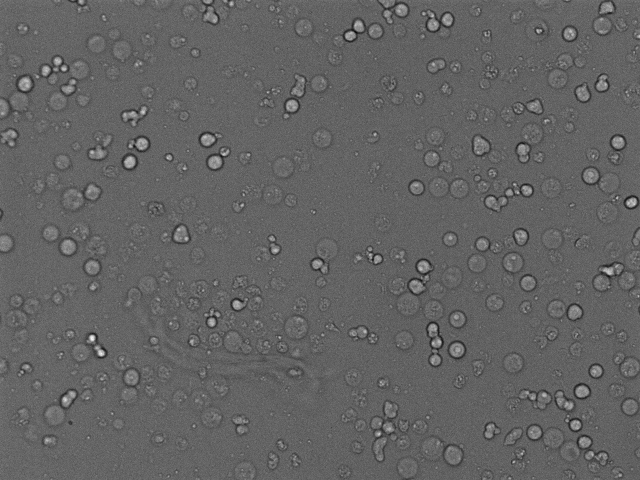
#> input picture segTests/images/Scene1Interval158_TRANS.png, 1280 x 960 px, found by its file name (shown at 1/2 size)
$ python test.py
#> lines starting #> are read from the running program, lines starting #| are printed output that depends on the picture; after the words box and inside, x2 and y2 are one past the last pixel; in counts of white or black regions, pixels touching at a corner belong together
import numpy as np
import cv2
from matplotlib import pyplot as plt

# img = cv2.imread("images\\Scene1Interval072_TxRed.png")
# img2 = cv2.imread("images\\Scene1Interval072_TxRed.png")

img = cv2.imread("C:\\Users\\Ido\\Documents\\GitHub\\kine-cell-analyzer\\segTests\\images\\Scene1Interval158_TRANS.png")
#> img is the input picture: shape (960, 1280, 3); min 0, max 255, mean 99
img2 = cv2.imread("C:\\Users\\Ido\\Documents\\GitHub\\kine-cell-analyzer\\segTests\\images\\Scene1Interval158_TRANS.png")
img_red = cv2.imread("C:\\Users\\Ido\\Documents\\GitHub\\kine-cell-analyzer\\segTests\\images\\Scene1Interval158_TxRed.png")
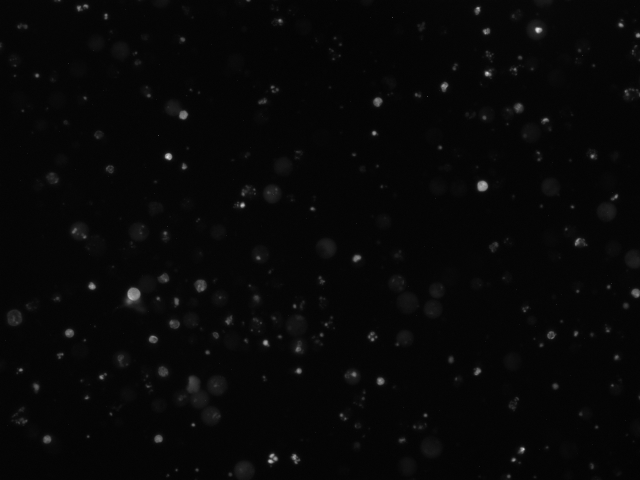
#> input picture segTests/images/Scene1Interval158_TxRed.png, 1280 x 960 px, found by its file name (shown at 1/2 size)
#> img_red is the input picture: shape (960, 1280, 3); min 0, max 255, mean 7.4
img_red2 = cv2.imread("C:\\Users\\Ido\\Documents\\GitHub\\kine-cell-analyzer\\segTests\\images\\Scene1Interval158_TxRed.png")
img_green = cv2.imread("C:\\Users\\Ido\\Documents\\GitHub\\kine-cell-analyzer\\segTests\\images\\Scene1Interval158_GFP.png")
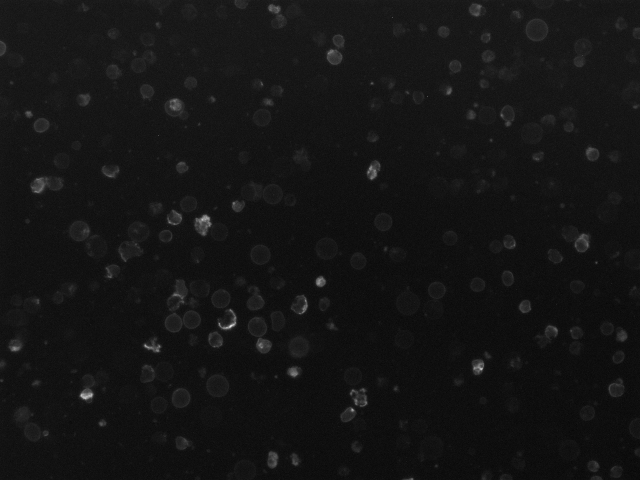
#> input picture segTests/images/Scene1Interval158_GFP.png, 1280 x 960 px, found by its file name (shown at 1/2 size)
#> img_green is the input picture: shape (960, 1280, 3); min 0, max 255, mean 20.6
img_green2 = cv2.imread("C:\\Users\\Ido\\Documents\\GitHub\\kine-cell-analyzer\\segTests\\images\\Scene1Interval158_GFP.png")


# [17 lines of commented-out code are left out]

b,g,r = cv2.split(img)
rgb_img = cv2.merge([r,g,b])

gray = cv2.cvtColor(img,cv2.COLOR_BGR2GRAY)

#gray = cv2.GaussianBlur(gray,(1,1),1)

clahe = cv2.createCLAHE(clipLimit=1.0, tileGridSize=(3,3))
gray = clahe.apply(gray)

#THRESH_BINARY_INV - turns black to white to "select" cell interior, OTSU - mehtod
ret, thresh = cv2.threshold(gray,0,255,cv2.THRESH_BINARY_INV + cv2.THRESH_OTSU)
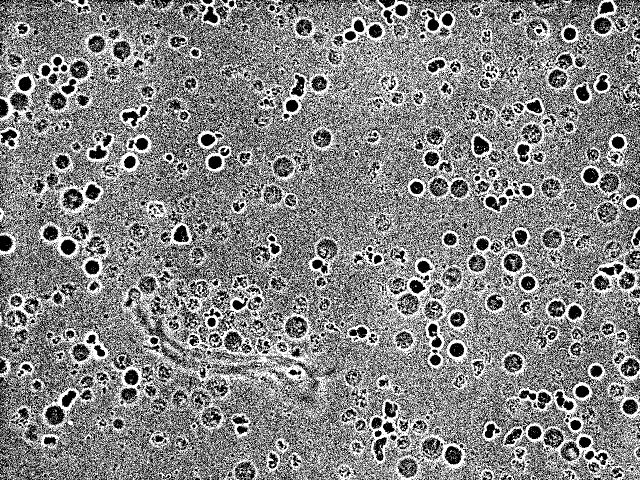
#> thresh: shape (960, 1280) (shown at 1/2 size); 52% white; black in thin lines or dots
#> ret = 107


#green test

b,g,r = cv2.split(img_green)
rgb_img_green = cv2.merge([r,g,b])

gray_green = cv2.cvtColor(img_green,cv2.COLOR_BGR2GRAY)

#ret, thresh3 = cv2.threshold(gray_green,0,255,cv2.THRESH_BINARY + cv2.THRESH_OTSU)

#adaptive - works better with floresence (bright)
thresh3 = cv2.adaptiveThreshold(gray_green, 255, cv2.ADAPTIVE_THRESH_GAUSSIAN_C, cv2.THRESH_BINARY_INV, 101, 2)
#> thresh3: shape (960, 1280); 42.7% white in thin lines or dots


# red test
b,g,r = cv2.split(img_red)
rgb_img_red = cv2.merge([r,g,b])

gray_red = cv2.cvtColor(img_red,cv2.COLOR_BGR2GRAY)

#gray = cv2.GaussianBlur(gray,(1,1),1)

clahe = cv2.createCLAHE(clipLimit=1.0, tileGridSize=(3,3))
gray_red = clahe.apply(gray_red)

ret, thresh4 = cv2.threshold(gray_red,0,255,cv2.THRESH_BINARY_INV + cv2.THRESH_OTSU)
#> thresh4: shape (960, 1280); 96.7% white; 653 black regions (435 under 20 px), largest, box (x1, y1, x2, y2) and area: (372, 750, 415, 814) 1500, (245, 572, 289, 625) 1477, (1054, 40, 1091, 78) 959
#> ret = 37
# [9 lines of commented-out code are left out]
kernel = np.ones((2,2),np.uint8) #small kernel for closing gaps in cells
kernelClosing = np.ones((4,4),np.uint8) #kernel for clearing noise, small "noise" cell are removed(phase, red)
kernelClosing_green = np.ones((3,3),np.uint8) #kernel for clearing noise, small "noise" cell are removed(green)

opening = cv2.morphologyEx(thresh,cv2.MORPH_OPEN,kernel, iterations = 3) #dialate + erode
#> opening: shape (960, 1280); 7.9% white; 1300 white regions (381 under 20 px), largest, box (x1, y1, x2, y2) and area: (682, 37, 773, 89) 1531, (853, 641, 892, 740) 1393, (77, 111, 144, 162) 1111
closing = cv2.morphologyEx(thresh,cv2.MORPH_CLOSE,kernelClosing, iterations = 3) #dialate + erode
#> closing: shape (960, 1280); 98.3% white; 82 black regions, largest, box (x1, y1, x2, y2) and area: (0, 475, 26, 504) 619, (42, 157, 65, 184) 537, (126, 483, 153, 507) 522

opening_green = cv2.morphologyEx(thresh3,cv2.MORPH_OPEN,kernel, iterations = 3)
#> opening_green: shape (960, 1280); 4.2% white; 427 white regions (145 under 20 px), largest, box (x1, y1, x2, y2) and area: (400, 601, 565, 725) 6558, (314, 408, 450, 491) 4513, (607, 536, 672, 641) 2900
closing_green = cv2.morphologyEx(thresh3,cv2.MORPH_CLOSE,kernelClosing, iterations = 3)
#> closing_green: shape (960, 1280); 96.1% white; 139 black regions, largest, box (x1, y1, x2, y2) and area: (393, 433, 425, 474) 1010, (582, 676, 622, 718) 925, (64, 357, 100, 390) 903

opening_red = cv2.morphologyEx(thresh4,cv2.MORPH_OPEN,kernel, iterations = 3)
#> opening_red: shape (960, 1280); 96.5% white; 436 black regions (224 under 20 px), largest, box (x1, y1, x2, y2) and area: (375, 753, 418, 817) 1571, (248, 575, 294, 628) 1503, (1057, 43, 1094, 81) 1009
closing_red = cv2.morphologyEx(thresh4,cv2.MORPH_CLOSE,kernelClosing, iterations = 3)
#> closing_red: shape (960, 1280); 98.3% white; 63 black regions, largest, box (x1, y1, x2, y2) and area: (377, 755, 414, 814) 1366, (250, 576, 286, 622) 1359, (1061, 46, 1092, 78) 852

# sure background area red
#sure_bg = cv2.dilate(closing,kernel,iterations=2)

# sure background area PHASE
sure_bg = cv2.dilate(closing,kernel,iterations=1)
#> sure_bg: shape (960, 1280); 98.5% white; 82 black regions, largest, box (x1, y1, x2, y2) and area: (0, 476, 26, 504) 587, (43, 158, 65, 184) 488, (422, 317, 445, 340) 472

sure_bg_green = cv2.dilate(closing_green,kernel,iterations=1)
#> sure_bg_green: shape (960, 1280); 96.5% white; 139 black regions, largest, box (x1, y1, x2, y2) and area: (394, 434, 425, 474) 938, (65, 358, 100, 390) 835, (583, 677, 622, 718) 816

sure_bg_red = cv2.dilate(closing_red,kernel,iterations=1)
#> sure_bg_red: shape (960, 1280); 98.4% white; 63 black regions, largest, box (x1, y1, x2, y2) and area: (251, 577, 286, 622) 1278, (378, 756, 414, 814) 1267, (1062, 47, 1092, 78) 790


# sure background area
#sure_bg = cv2.erode(closing,kernel,iterations=1)

# Finding sure foreground area
dist_transform = cv2.distanceTransform(sure_bg,cv2.DIST_L2,3)
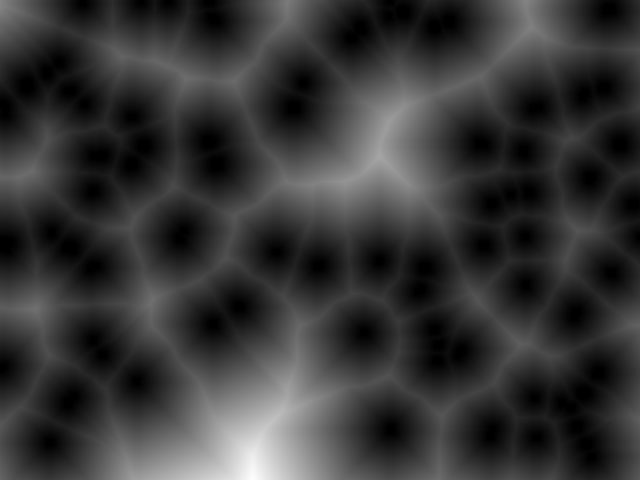
#> dist_transform: shape (960, 1280) float32 (shown at 1/2 size); min 0, max 296.8, mean 63.9; drawn with min black and max white

dist_transform_green = cv2.distanceTransform(sure_bg_green,cv2.DIST_L2,3)

dist_transform_red = cv2.distanceTransform(sure_bg_red,cv2.DIST_L2,3)
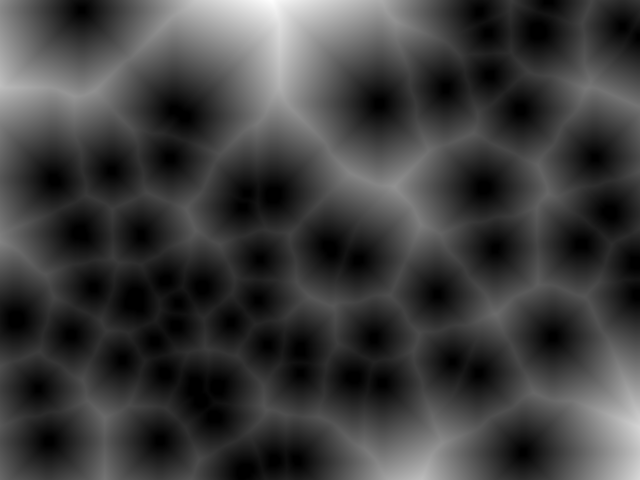
#> dist_transform_red: shape (960, 1280) float32 (shown at 1/2 size); min 0, max 282.1, mean 68.2; drawn with min black and max white


# Threshold RED
# ret, sure_fg = cv2.threshold(dist_transform,0.02*dist_transform.max(),255,0)

# Threshold GREEN
#ret, sure_fg = cv2.threshold(dist_transform,0.02*dist_transform.max(),255,0)


#dist_transform = cv2.GaussianBlur(dist_transform,(1,1),5)


# Threshold PHASE
ret, sure_fg = cv2.threshold(dist_transform,0.005*dist_transform.max(),255,0)
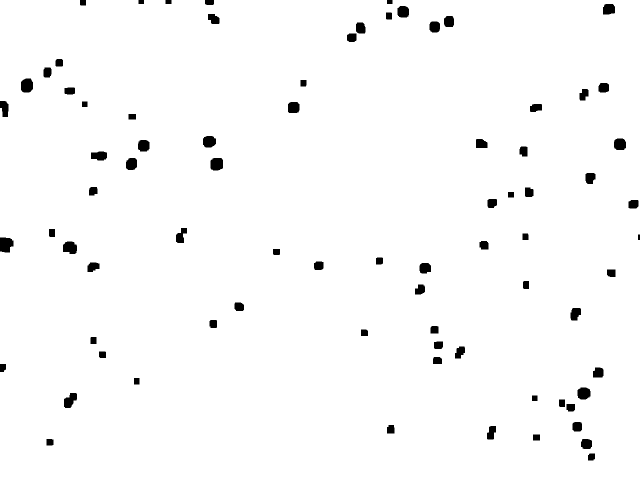
#> sure_fg: shape (960, 1280) float32 (shown at 1/2 size); 98.1% white; 79 black regions, largest, box (x1, y1, x2, y2) and area: (0, 475, 27, 505) 679, (42, 157, 66, 185) 588, (126, 483, 154, 508) 575
#> ret = 1.48


ret, sure_fg_green = cv2.threshold(dist_transform_green,0.005*dist_transform.max(),255,0)
#> sure_fg_green: shape (960, 1280) float32; 95.6% white; 137 black regions, largest, box (x1, y1, x2, y2) and area: (393, 433, 426, 475) 1084, (582, 676, 623, 719) 1036, (64, 357, 101, 391) 973

ret, sure_fg_red = cv2.threshold(dist_transform_red,0.005*dist_transform.max(),255,0)
#> sure_fg_red: shape (960, 1280) float32; 98.1% white; 63 black regions, largest, box (x1, y1, x2, y2) and area: (377, 755, 415, 815) 1467, (250, 576, 287, 623) 1442, (1061, 46, 1093, 79) 916


#sure_fg = cv2.medianBlur(sure_fg,5)

# Finding unknown region
sure_fg = np.uint8(sure_fg)
unknown = cv2.subtract(sure_bg,sure_fg)
#> unknown: shape (960, 1280); 0.43% white in thin lines or dots

# Marker labelling
ret, markers = cv2.connectedComponents(sure_fg)
#> ret = 2

# Add one to all labels so that sure background is not 0, but 1
markers = markers+1

# Now, mark the region of unknown with zero
markers[unknown==255] = 0

markers = cv2.watershed(img,markers)
#> markers: shape (960, 1280) int32; 3 distinct labels, from -1 to 2

img[markers == 1] = [255,255,255]
#> img: shape (960, 1280, 3); 1.53% of pixels changed, all inside (x1, y1, x2, y2) = (1, 1, 1279, 920)
img[markers != 1] = [0,0,0]
#> img: shape (960, 1280, 3); 1.5% white; 79 white regions (1 under 20 px), largest, box (x1, y1, x2, y2) and area: (1, 476, 26, 504) 575, (43, 158, 65, 184) 498, (422, 317, 445, 340) 483

img[markers == -1] = [0,0,0]


# Finding unknown region green
sure_fg_green = np.uint8(sure_fg_green)
unknown_green = cv2.subtract(sure_bg_green,sure_fg_green)
#> unknown_green: shape (960, 1280); 0.88% white in thin lines or dots

# Marker labelling
ret, markers_green = cv2.connectedComponents(sure_fg_green)

# Add one to all labels so that sure background is not 0, but 1
markers_green = markers_green+1

# Now, mark the region of unknown with zero
markers_green[unknown_green==255] = 0

markers_green = cv2.watershed(img_green,markers_green)
#> markers_green: shape (960, 1280) int32; 3 distinct labels, from -1 to 2

img_green[markers_green == 1] = [255,255,255]
#> img_green: shape (960, 1280, 3); 3.55% of pixels changed, all inside (x1, y1, x2, y2) = (1, 1, 1279, 959)
img_green[markers_green != 1] = [0,0,0]
#> img_green: shape (960, 1280, 3); 3.6% white; 137 white regions (1 under 20 px), largest, box (x1, y1, x2, y2) and area: (394, 434, 425, 474) 949, (65, 358, 100, 390) 846, (583, 677, 622, 718) 837

img_green[markers_green == -1] = [0,0,0]


# Finding unknown region red
sure_fg_red = np.uint8(sure_fg_red)
unknown_red = cv2.subtract(sure_bg_red,sure_fg_red)
#> unknown_red: shape (960, 1280); 0.38% white in thin lines or dots

# Marker labelling
ret, markers_red = cv2.connectedComponents(sure_fg_red)

# Add one to all labels so that sure background is not 0, but 1
markers_red = markers_red+1

# Now, mark the region of unknown with zero
markers_red[unknown_green==255] = 0

markers_red = cv2.watershed(img_red,markers_red)
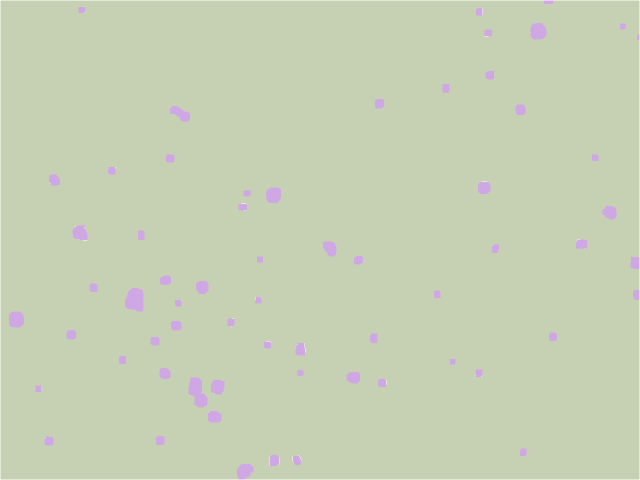
#> markers_red: shape (960, 1280) int32 (shown at 1/2 size); 3 distinct labels, from -1 to 2; one colour per label, 0 black, -1 white

img_red[markers_red == 1] = [255,255,255]
img_red[markers_red != 1] = [0,0,0]

img_red[markers_red == -1] = [0,0,0]


#img = cv2.morphologyEx(img,cv2.MORPH_OPEN,kernel, iterations = 2)
#img = cv2.morphologyEx(img,cv2.MORPH_CLOSE,kernelClosing, iterations = 2)

img = cv2.dilate(img, kernel, iterations = 5)

img3 = cv2.subtract(img2,img)

# green
img_green = cv2.dilate(img_green, kernel, iterations = 5)

img4 = cv2.subtract(img_green,img_green2)

#red test


ret, thresh2 = cv2.threshold(gray_red,0,255,cv2.THRESH_BINARY_INV + cv2.THRESH_OTSU)
#> ret = 37

#img4= cv2.subtract(img2,cv2.bitwise_or(cv2.bitwise_or(img,img_green), img_red));

img4= cv2.subtract(img2,cv2.bitwise_or(img,img_green));


# sure_fg = cv2.erode(sure_fg, markers)

fig = plt.figure(figsize=(30,30))

#plt.imshow(img)

plt.subplot(421),plt.imshow(rgb_img)
plt.title('Input Image'), plt.xticks([]), plt.yticks([])
plt.subplot(422),plt.imshow(thresh, 'gray')
plt.title("Otsu's binary threshold Phase"), plt.xticks([]), plt.yticks([])

plt.subplot(423),plt.imshow(img3, 'gray')
plt.title("Green + Phase Subtract"), plt.xticks([]), plt.yticks([])
plt.subplot(424),plt.imshow(img_green, 'gray')
plt.title("Green Mask"), plt.xticks([]), plt.yticks([])

plt.subplot(425),plt.imshow(img4, 'gray')
plt.title("Red + Green + Phase Subtract"), plt.xticks([]), plt.yticks([])
plt.subplot(426),plt.imshow(img_red, 'gray')
plt.title("Red Mask"), plt.xticks([]), plt.yticks([])

plt.subplot(427),plt.imshow(sure_fg, 'gray')
plt.title("Sure FG Phase"), plt.xticks([]), plt.yticks([])

plt.subplot(428),plt.imshow(img, 'gray')
plt.title("Result from Watershed"), plt.xticks([]), plt.yticks([])


# plt.imsave(img, "images\\Scene1Interval072_TxRed_water.png")

plt.tight_layout()
plt.show()
